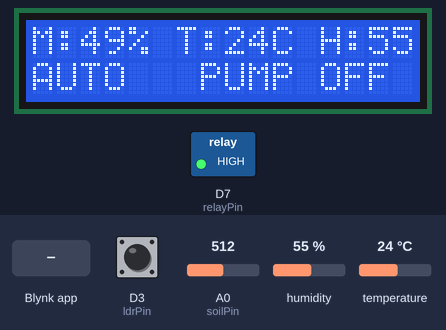
Recording of a sketch running on a simulated Arduino Uno R4 WiFi. On the bench: 16×2 character LCD, switched loads named in the sketch (green lamp = pin HIGH). The inputs (shaded band) are chosen by the test bench; at power-on: humidity 55 %, A0 (soilPin) = 512, temperature 24 °C, D3 (ldrPin) HIGH. WiFi joins after 1.5 s; servers stay silent unless stated; what the sketch prints to the serial monitor is not drawn.

Above: at 3.0 s.
3.1 s: Blynk app writes 1 to V2
At 5.1 s:
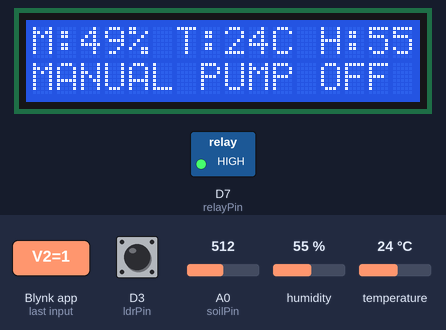
5.4 s: Blynk app writes 1 to V1
At 6.3 s:
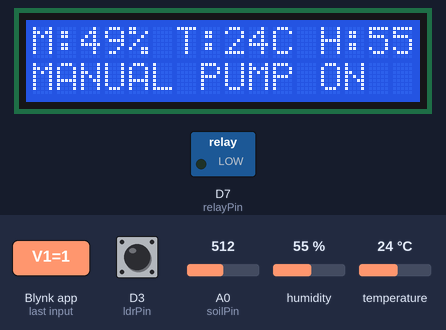
7.5 s: humidity set to 22 %
At 8.7 s:
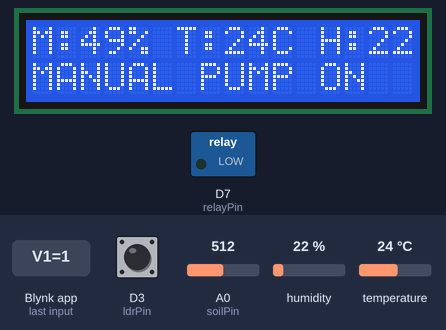
9.5 s: A0 (soilPin) set to 716
At 11.1 s:
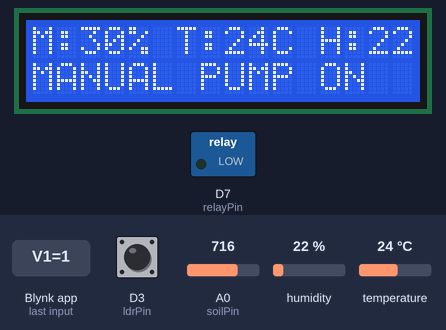
11.6 s: temperature set to 12 °C
At 13.4 s:
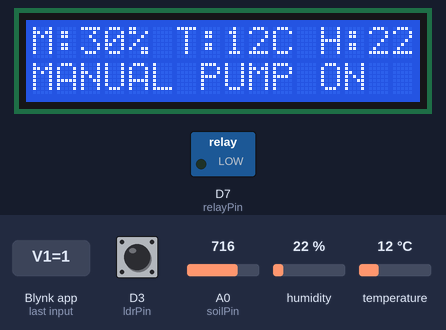
13.7 s: A0 (soilPin) set to 900
At 14.7 s:
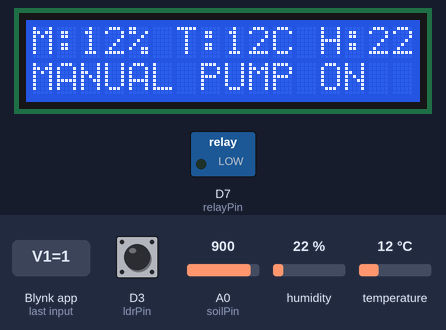
Timing chart, 0 to 16.7 s (numbered marks = the images above; inputs shaded):
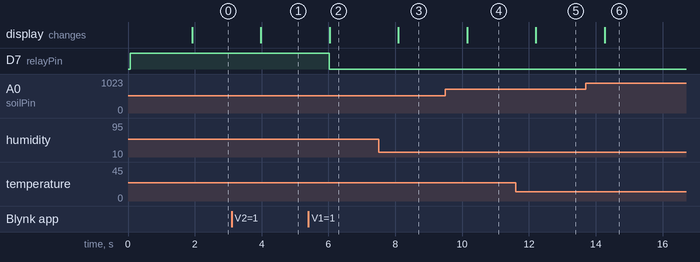

The sketch:

Smart_Irrigation.ino
```cpp
#define BLYNK_TEMPLATE_ID "TMPL5uB1wguly"
#define BLYNK_TEMPLATE_NAME "Smart Irrigation"
#define BLYNK_AUTH_TOKEN "7TSaVSrAUf79PtkAjKbD1OxR260R_XB0"

#include <Wire.h>
#include <LiquidCrystal_I2C.h>
#include <WiFiS3.h>
#include <DHT.h>
#include <Blynk.h>
#include <BlynkSimpleWiFi.h>
#include <ThingSpeak.h>

// WiFi credentials
char ssid[] = "Monsieur's Galaxy A55 5G";
char pass[] = "ojmn4004";

// ThingSpeak
WiFiClient client;
unsigned long ts_channel_id = 2990424;
const char* ts_api_key = "38QNBZGCIB3F9I3D";

// LCD (16x2)
LiquidCrystal_I2C lcd(0x27, 16, 2);

// Pin setup
#define soilPin A0
#define dhtPin 2
#define ldrPin 3
#define relayPin 7

#define DHTTYPE DHT11
DHT dht(dhtPin, DHTTYPE);

int mode = 0;             // 0 = Auto, 1 = Manual
int manualState = HIGH;   // HIGH = OFF
BlynkTimer timer;

void sendToBlynk() {
  int soilRaw = analogRead(soilPin);
  int moisture = map(soilRaw, 1023, 0, 0, 100);
  moisture = constrain(moisture, 0, 100);

  float temp = dht.readTemperature();
  float hum = dht.readHumidity();
  int light = digitalRead(ldrPin);

  Blynk.virtualWrite(V0, moisture);
  Blynk.virtualWrite(V3, temp);
  Blynk.virtualWrite(V4, hum);
  Blynk.virtualWrite(V5, light);
}

void sendToThingSpeak() {
  int soilRaw = analogRead(soilPin);
  int moisture = map(soilRaw, 1023, 0, 0, 100);
  moisture = constrain(moisture, 0, 100);

  float temp = dht.readTemperature();
  float hum = dht.readHumidity();
  int light = digitalRead(ldrPin);

  if (isnan(temp) || isnan(hum)) {
    Serial.println("DHT read failed. Skipping ThingSpeak update.");
    return;
  }

  ThingSpeak.setField(2, moisture);
  ThingSpeak.setField(3, temp);
  ThingSpeak.setField(4, hum);
  ThingSpeak.setField(5, light);

  int status = ThingSpeak.writeFields(ts_channel_id, ts_api_key);
  if (status == 200) {
    Serial.println("Data sent to ThingSpeak");
  } else {
    Serial.print("ThingSpeak Error: ");
    Serial.println(status);
  }
}

BLYNK_WRITE(V1) {
  manualState = param.asInt() == 1 ? LOW : HIGH;
}

BLYNK_WRITE(V2) {
  mode = param.asInt();
}

void setup() {
  Serial.begin(9600);
  lcd.init();
  lcd.backlight();

  pinMode(soilPin, INPUT);
  pinMode(ldrPin, INPUT);
  pinMode(relayPin, OUTPUT);
  digitalWrite(relayPin, HIGH);

  dht.begin();
  Blynk.begin(BLYNK_AUTH_TOKEN, ssid, pass);
  ThingSpeak.begin(client);

  timer.setInterval(2000L, sendToBlynk);
  timer.setInterval(15000L, sendToThingSpeak);
}

void loop() {
  Blynk.run();
  timer.run();

  int soilRaw = analogRead(soilPin);
  int moisture = map(soilRaw, 1023, 0, 0, 100);
  moisture = constrain(moisture, 0, 100);

  float temp = dht.readTemperature();
  float hum = dht.readHumidity();
  int light = digitalRead(ldrPin);

  Serial.print("Moisture: "); Serial.print(moisture); Serial.print("%  ");
  Serial.print("Temp: "); Serial.print(temp); Serial.print("°C  ");
  Serial.print("Hum: "); Serial.print(hum); Serial.print("%  ");
  Serial.print("Light: "); Serial.println(light == 0 ? "Dark" : "Bright");

  lcd.setCursor(0, 0);
  lcd.print("M:"); lcd.print(moisture); lcd.print("% ");
  lcd.print("T:"); lcd.print((int)temp); lcd.print("C ");
  lcd.print("H:"); lcd.print((int)hum); lcd.print("% ");

  lcd.setCursor(0, 1);
  if (mode == 1) {
    digitalWrite(relayPin, manualState);
    lcd.print("MANUAL ");
    lcd.print(manualState == LOW ? "PUMP ON " : "PUMP OFF");
  } else {
    if (moisture < 30 && temp > 25 && hum < 50 && light == 1) {
      digitalWrite(relayPin, LOW);
      lcd.print("AUTO   PUMP ON ");
      delay(2000);
      digitalWrite(relayPin, HIGH);
    } else {
      digitalWrite(relayPin, HIGH);
      lcd.print("AUTO   PUMP OFF");
    }
  }

  delay(2000);
}
```

Measured:
- after the input at 3.1 s, the display: changes after 0.88 s (image 1)
- after the input at 5.4 s, D7 (relayPin): HIGH → LOW after 0.62 s; the display: changes after 0.64 s (image 2)
- after the input at 7.5 s, the display: changes after 0.59 s (image 3)
- after the input at 9.5 s, the display: changes after 0.65 s (image 4)
- after the input at 11.6 s, the display: changes after 0.61 s (image 5)
- after the input at 13.7 s, the display: changes after 0.56 s (image 6)
